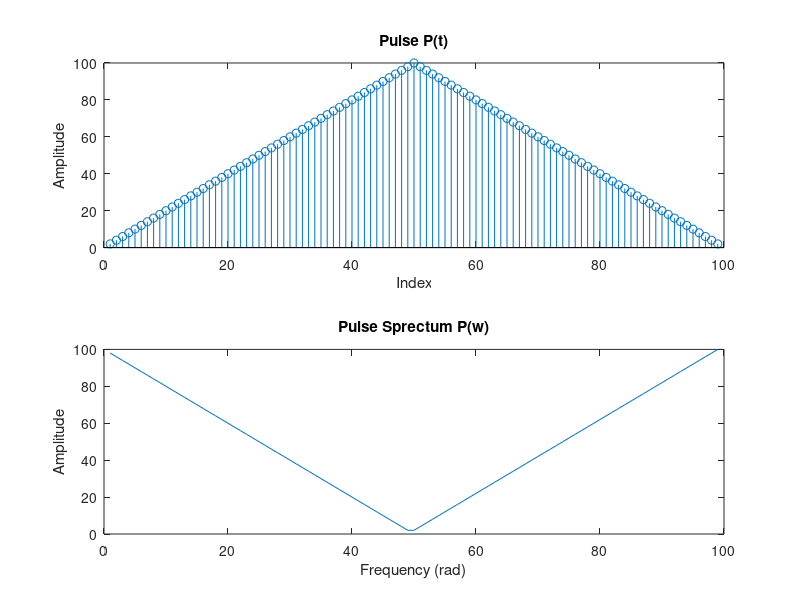
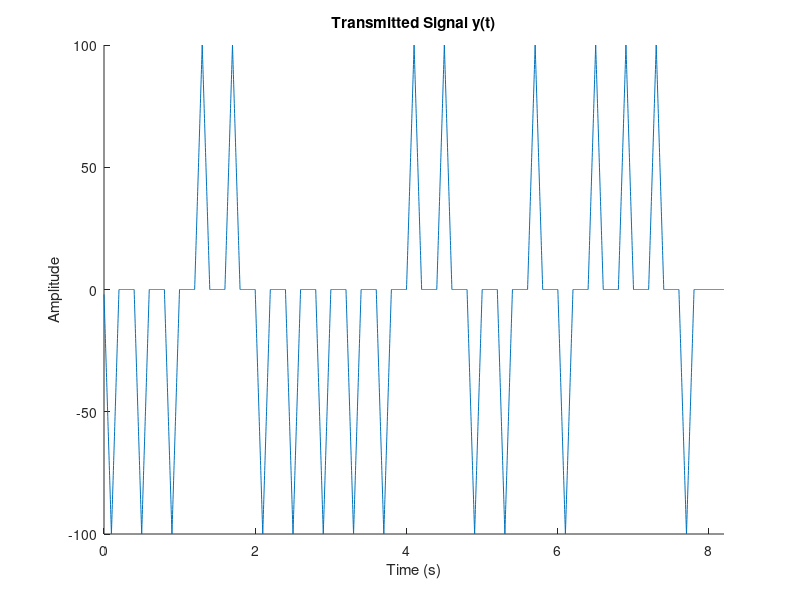
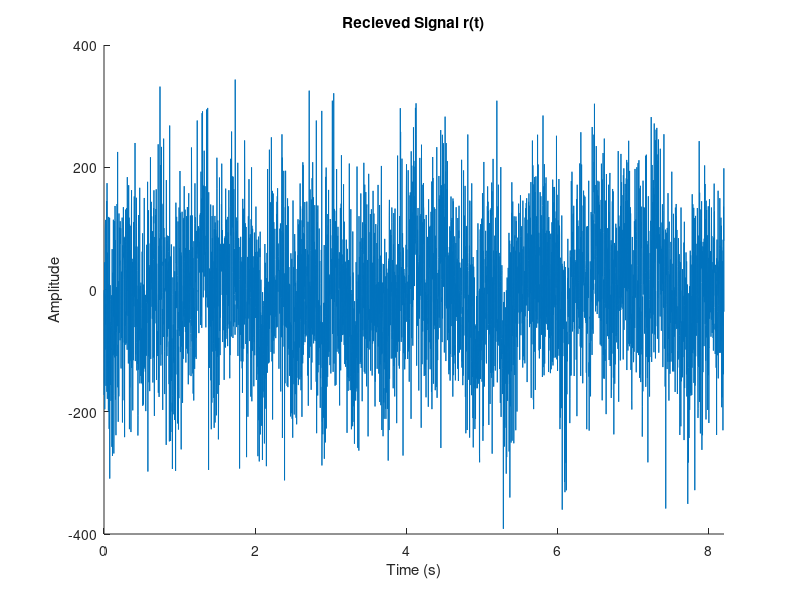
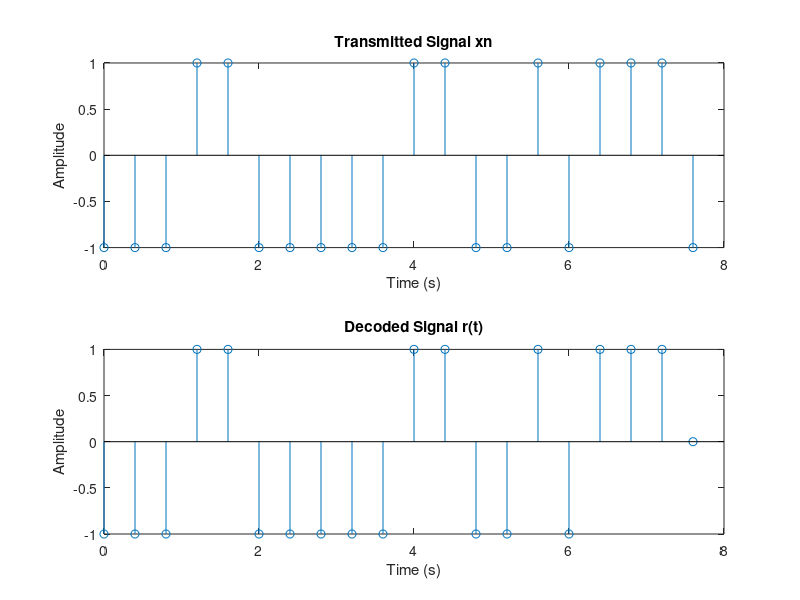

Write MATLAB code to recreate these figures, in order.
%% Signals and Systems Matlab Homework #6
%% Introduction
% * Author:                   Will Burgess, 
% * Class:                    ESE 351
% * Date:                     Created 3/25/2024, Last Edited 2/2/2024
%% Housekeeping
close all
clear
clc
%% Part  1: Create Binary PAM System
%% Generate Input Signal and Add Noise Factor
Tp = 0.1; % Half pulse width
sample_period = Tp/50; % dt, pulse and recieve sample period
sample_freq = 1/sample_period; % Frequency of pulse and recieve signal 

bit_rate = 1/(4 * Tp); %Fb, frequency of bits sent out
bit_period = 1/bit_rate; % Ts, Time between bits sent out

rect = ones(1,50);
pulse = 2 * conv(rect, rect);
pulse_fft = fftshift(pulse);

%figure, hold on
% subplot(3,1,1),stem(x);
% subplot(3,1,2),plot(n);
% subplot(3,1,3),plot(r); 
%stem(pulse);
%plot(mag2db(abs(pulse_fft)));
%hold off

N = 20;

maxTime = N * bit_period;

xn = 2 * ((rand(1, N) > 0.5) - 0.5);
a = 0;
imp_train = zeros(1,N * bit_period * sample_freq);
for k = 1:length(imp_train)
    if mod(k - 1, sample_freq * bit_period) == 0
    a = a + 1;
    imp_train(k) = xn(a);
    else
    imp_train(k) = 0;    
    end
end

sampleTimes = 0:sample_period:(N*bit_period)-sample_period;

y = conv(imp_train,pulse);
% figure, subplot (2,1,1),plot(y)
% subplot(2,1,2),stem(xn)

sigma = 1;
noise = sigma * max(y) * randn(1,length(y));
r = y + (noise * sigma);

%figure,plot(r)
%% Part f:  Create various outputs

% i, p(t), p(w)
figure, hold on
subplot(2,1,1);
stem(pulse)
ylabel('Amplitude')
xlabel('Index')
title('Pulse P(t)')

subplot(2,1,2)
plot(pulse_fft)
ylabel('Amplitude')
xlabel('Frequency (rad)')
title('Pulse Sprectum P(w)')
hold off

times = linspace(0, maxTime + 2 * Tp, length(y));

% ii, y(t)
figure, hold on
plot(times, y)
xlim([0 maxTime + 2 * Tp]);
ylabel('Amplitude')
xlabel('Time (s)')
title('Transmitted Signal y(t)')
hold off

% iii, r(t)
figure, hold on
plot(times,r)
xlim([0 maxTime + 2 * Tp]);
ylabel('Amplitude')
xlabel('Time (s)')
title('Recieved Signal r(t)')
hold off

% iv, Sent Messave vs. decoded message
times_sent = 0:bit_period:maxTime-bit_period;
figure, hold on
subplot(2,1,1)
stem(times_sent,xn)
ylabel('Amplitude')
xlabel('Time (s)')
title('Transmitted Signal xn')
subplot(2,1,2)

filtered = conv(r,pulse);
decoded = zeros(1, N);

a = 0;
pulselen = length(pulse)
filterlen = length(filtered)

factor = 1/(bit_rate * Tp); % find factor relating Ts and Tp, use that to modify pulselen
% please name this something other than factor

% don't ask me to explain this
for i = pulselen + 1:(pulselen * factor + mod(factor, 2))/2:filterlen-pulselen * factor - 1
    a = a + 1;
    if(filtered(i) > 0)
        decoded(a) = 1;
    else
       decoded(a) = -1;
    end
end

stem(times_sent,decoded);
ylabel('Amplitude')
xlabel('Time (s)')
title('Decoded Signal r(t)')
hold off
%% Part 2: Performance Test
